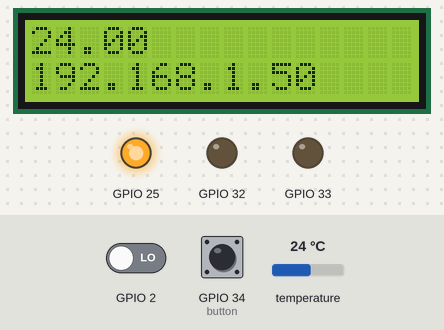
Simulated run of this program. Board: ESP32. Shown: 16×2 character LCD, output pins drawn as LEDs (lit = HIGH). Inputs (shaded band) come from the test bench; at power-on: GPIO 34 (button) HIGH, temperature 24 °C, GPIO 2 LOW. WiFi joins after 1.5 s; servers stay silent unless stated; storage starts empty; what the program prints to the serial monitor is not drawn.

Above: at 3.1 s.
3.2 s: GPIO 34 (button) pulled LOW for 1 s
At 7.6 s:
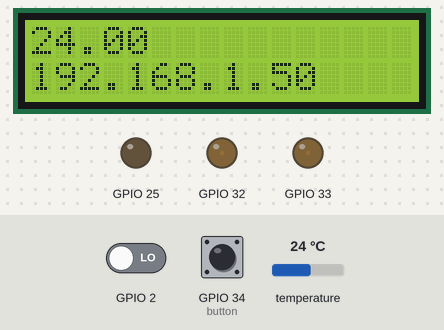
7.9 s: temperature set to 12 °C
At 8.9 s:
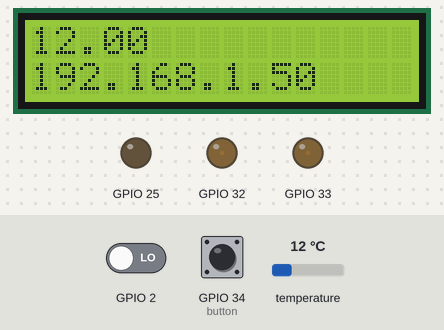
9.5 s: temperature set to 19 °C
At 10.0 s:
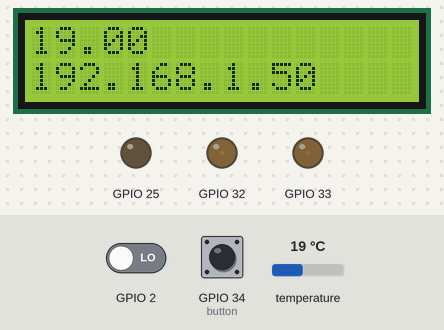
12.6 s: temperature set to 28 °C
At 13.3 s:
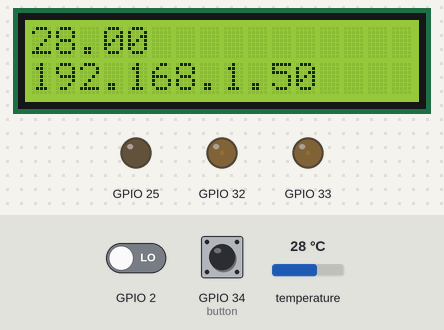
Timing chart, 0 to 15.2 s (numbered marks = the images above; inputs shaded):
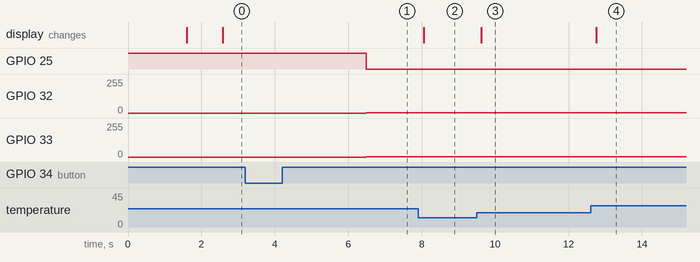

The program:

main.cpp
```cpp
#include <Arduino.h>
#include <DallasTemperature.h>
#include <HTTPClient.h>
#include <LiquidCrystal_I2C.h>
#include <OneWire.h>
#include <WString.h>
#include <WiFi.h>
#include <Wire.h>
#include <FS.h>
#include <ArduinoJson.h>
#include "config.h"
#include <WiFiClientSecure.h>
#include <WebSocketsClient.h>
#include <WiFiManager.h>
#include <OneButton.h>
#include "rgbled.h"
#include "EOTAUpdate.h"

const char * const   VERSION_STRING = "1.0";
const unsigned short VERSION_NUMBER = 2;
const char * const   UPDATE_URL     = "http://github.com/anhlt/h4ck3r_client/releases/latest/download/release_info.txt";
EOTAUpdate updater(UPDATE_URL, VERSION_NUMBER);
// Config

const String path = "/config.json";
// WebSocket
WebSocketsClient webSocket;
#define USE_SERIAL Serial

void hexdump(const void *mem, uint32_t len, uint8_t cols = 16) {
  const uint8_t* src = (const uint8_t*) mem;
  USE_SERIAL.printf("\n[HEXDUMP] Address: 0x%08X len: 0x%X (%d)", (ptrdiff_t)src, len, len);
  for (uint32_t i = 0; i < len; i++) {
    if (i % cols == 0) {
      USE_SERIAL.printf("\n[0x%08X] 0x%08X: ", (ptrdiff_t)src, i);
    }
    USE_SERIAL.printf("%02X ", *src);
    src++;
  }
  USE_SERIAL.printf("\n");
}

void webSocketEvent(WStype_t type, uint8_t * payload, size_t length) {

  switch (type) {
  case WStype_DISCONNECTED:
    USE_SERIAL.printf("[WSc] Disconnected!\n");
    break;
  case WStype_CONNECTED:
    USE_SERIAL.printf("[WSc] Connected to url: %s\n", payload);

    // send message to server when Connected
    webSocket.sendTXT("Connected");
    break;
  case WStype_TEXT:
    USE_SERIAL.printf("[WSc] get text: %s\n", payload);

    // send message to server
    // webSocket.sendTXT("message here");
    break;
  case WStype_BIN:
    USE_SERIAL.printf("[WSc] get binary length: %u\n", length);
    hexdump(payload, length);

    // send data to server
    // webSocket.sendBIN(payload, length);
    break;
  case WStype_ERROR:
  case WStype_FRAGMENT_TEXT_START:
  case WStype_FRAGMENT_BIN_START:
  case WStype_FRAGMENT:
  case WStype_FRAGMENT_FIN:
    break;
  }

}


// GPIO where the DS18B20 is connected to
const int oneWireBus = A13;

//

//ledpin
const int ledR = A18;
const int ledG = A5;
const int ledB = A4;

RgbLed led = RgbLed(ledR, ledG, ledB);

// Button

OneButton button(A6, true);

void doubleclick() {
  led.toggle();

  int state = digitalRead(BUILTIN_LED);  // get the current state of GPIO1 pin
  Serial.println("Clicked");
}; // doubleclick

// Temprature Setup
// Setup a oneWire instance to communicate with any OneWire devices

OneWire oneWire(oneWireBus);
DallasTemperature sensors(&oneWire);


// WIFIMANAGER

#include <Ticker.h>
Ticker ticker;

//gets called when WiFiManager enters configuration mode
void configModeCallback (WiFiManager *myWiFiManager) {
  Serial.println("Entered config mode");
  Serial.println(WiFi.softAPIP());
  //if you used auto generated SSID, print it
  Serial.println(myWiFiManager->getConfigPortalSSID());
  //entered config mode, make led toggle faster
  ticker.attach(0.2, []{
    led.toggle();
  });
}


int lcdColumns = 16;
int lcdRows = 2;
LiquidCrystal_I2C lcd(0x27, lcdColumns, lcdRows);


void setup() {
  Serial.begin(115200);
  button.attachClick(doubleclick);
  // start ticker with 0.5 because we start in AP mode and try to connect
  led.turnOn(RED);
  //WiFiManager
  //Local intialization. Once its business is done, there is no need to keep it around
  WiFiManager wifiManager;
  //reset settings - for testing
  //wifiManager.resetSettings();

  //set callback that gets called when connecting to previous WiFi fails, and enters Access Point mode
  wifiManager.setAPCallback(configModeCallback);

  //fetches ssid and pass and tries to connect
  //if it does not connect it starts an access point with the specified name
  //here  "AutoConnectAP"
  //and goes into a blocking loop awaiting configuration
  if (!wifiManager.autoConnect()) {
    Serial.println("failed to connect and hit timeout");
    //reset and try again, or maybe put it to deep sleep
    ESP.restart();
    delay(1000);
  }

  //if you get here you have connected to the WiFi
  Serial.println("connected...yeey :)");
  ticker.detach();

  lcd.init();
  lcd.backlight();
  lcd.clear();
  lcd.noAutoscroll();
  auto config = Config(path);
  config.readData();
  auto configData = config.get();

  Serial.println("Connected to the WiFi network");


  Serial.println(WiFi.localIP());
  Serial.println("Connected to the WiFi network");


  webSocket.begin("192.168.10.108", 9000, "/socket");
  webSocket.onEvent(webSocketEvent);


}

void loop() {
  updater.CheckAndUpdate();
  button.tick();
  webSocket.loop();


  sensors.requestTemperatures();
  float temperatureC = sensors.getTempCByIndex(0);
  // webSocket.sendTXT("uint8_t *payload");
  lcd.setCursor(0, 0);
  lcd.print(temperatureC);
  lcd.setCursor(0, 1);
  String localIp = WiFi.localIP().toString();
  lcd.printstr(localIp.c_str());
}
```

Measured:
- after the input at 3.2 s, GPIO 25: HIGH → LOW after 3.3 s; GPIO 32: 0/255 → 2/255 after 3.3 s; GPIO 33: 0/255 → 1/255 after 3.3 s
- after the input at 7.9 s, the display: changes after 0.16 s (image 2)
- after the input at 9.5 s, the display: changes after 0.12 s (image 3)
- after the input at 12.6 s, the display: changes after 0.15 s (image 4)
